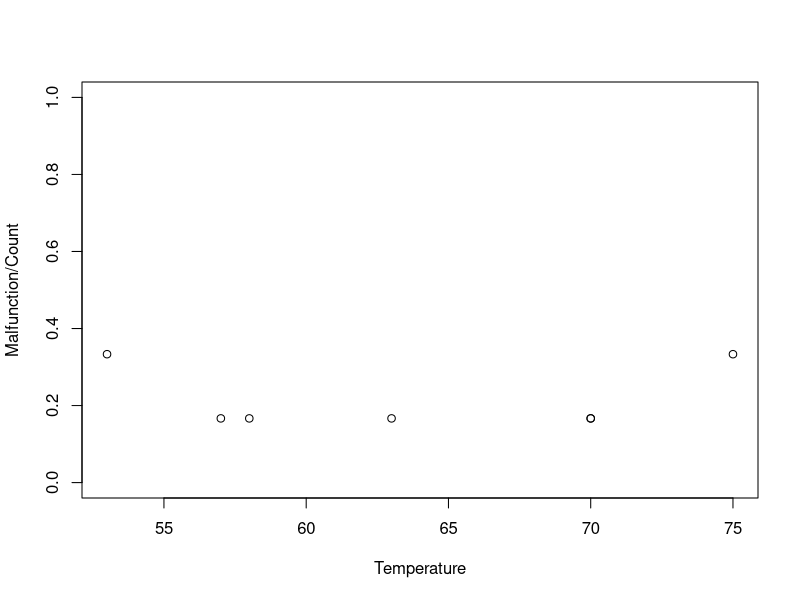
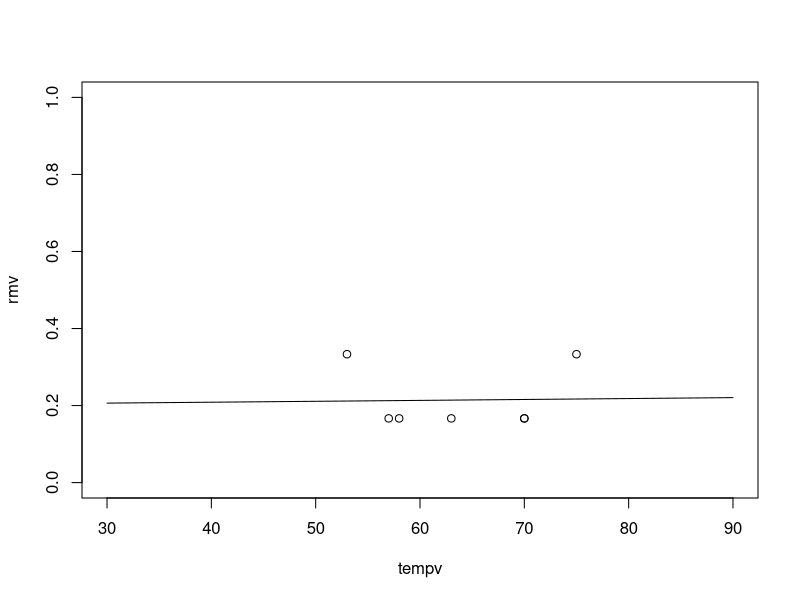
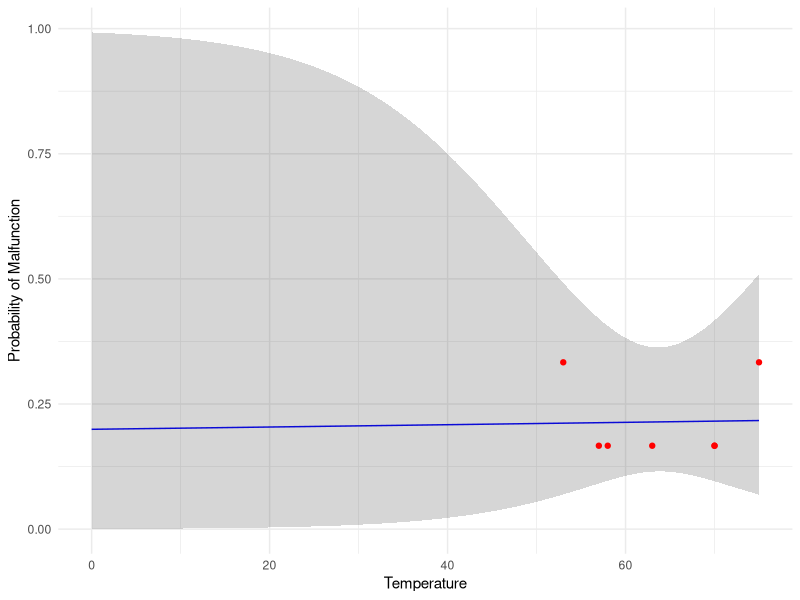

The R script that drew these images, in order:
## ---- chunk 1
data = read.csv("shuttle.csv",header=T)
data
## ---- chunk 2
data = data[data$Malfunction>0,]
data
## ---- chunk 3
plot(data=data, Malfunction/Count ~ Temperature, ylim=c(0,1))
## ---- chunk 4
logistic_reg = glm(data=data, Malfunction/Count ~ Temperature, weights=Count, 
                   family=binomial(link='logit'))
summary(logistic_reg)
## ---- chunk 5
# shuttle=shuttle[shuttle$r!=0,] 
tempv = seq(from=30, to=90, by = .5)
rmv <- predict(logistic_reg,list(Temperature=tempv),type="response")
plot(tempv,rmv,type="l",ylim=c(0,1))
points(data=data, Malfunction/Count ~ Temperature)
## ---- chunk 6
data_full = read.csv("shuttle.csv",header=T)
sum(data_full$Malfunction)/sum(data_full$Count)
## ---- chunk 7
# Create a sequence of Temperature values for plotting
newdata <- data.frame(Temperature = seq(0,
                                        max(data$Temperature),
                                        length.out = 100))

# Predict on the link (logit) scale with standard errors
pred <- predict(logistic_reg, newdata, type = "link", se.fit = TRUE)

# Compute 95% CI on the link scale
newdata$fit <- pred$fit
newdata$lower <- pred$fit - 1.96 * pred$se.fit
newdata$upper <- pred$fit + 1.96 * pred$se.fit

# Transform back to probability scale
newdata$fit_prob <- plogis(newdata$fit)
newdata$lower_prob <- plogis(newdata$lower)
newdata$upper_prob <- plogis(newdata$upper)
## ---- chunk 8
library(ggplot2)

ggplot(newdata, aes(x = Temperature, y = fit_prob)) +
  geom_line(color = "blue") +                        # Predicted probability line
  geom_ribbon(aes(ymin = lower_prob, ymax = upper_prob), alpha = 0.2) + # 95% CI
  geom_point(data = data, aes(x = Temperature, y = Malfunction/Count), color = "red") + # observed proportions
  labs(y = "Probability of Malfunction",
       x = "Temperature") +
  theme_minimal()
